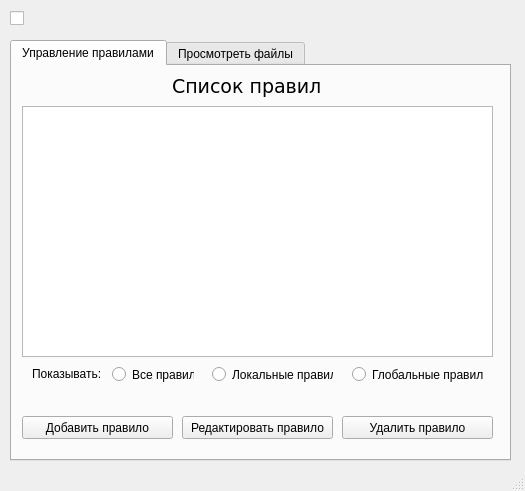
<?xml version="1.0" encoding="UTF-8"?>
<ui version="4.0">
 <class>MainWindow</class>
 <widget class="QMainWindow" name="MainWindow">
  <property name="windowModality">
   <enum>Qt::ApplicationModal</enum>
  </property>
  <property name="geometry">
   <rect>
    <x>0</x>
    <y>0</y>
    <width>525</width>
    <height>491</height>
   </rect>
  </property>
  <property name="minimumSize">
   <size>
    <width>525</width>
    <height>491</height>
   </size>
  </property>
  <property name="maximumSize">
   <size>
    <width>525</width>
    <height>491</height>
   </size>
  </property>
  <property name="windowTitle">
   <string>MainWindow</string>
  </property>
  <widget class="QWidget" name="centralwidget">
   <property name="sizePolicy">
    <sizepolicy hsizetype="Fixed" vsizetype="Fixed">
     <horstretch>0</horstretch>
     <verstretch>0</verstretch>
    </sizepolicy>
   </property>
   <property name="minimumSize">
    <size>
     <width>525</width>
     <height>475</height>
    </size>
   </property>
   <property name="maximumSize">
    <size>
     <width>525</width>
     <height>450</height>
    </size>
   </property>
   <property name="styleSheet">
    <string notr="true">max-width: 525px;
max-height: 450px;</string>
   </property>
   <widget class="QCheckBox" name="chb_HiddingIsOn">
    <property name="geometry">
     <rect>
      <x>10</x>
      <y>10</y>
      <width>231</width>
      <height>17</height>
     </rect>
    </property>
    <property name="text">
     <string/>
    </property>
   </widget>
   <widget class="QTabWidget" name="tabWidget">
    <property name="geometry">
     <rect>
      <x>10</x>
      <y>40</y>
      <width>501</width>
      <height>421</height>
     </rect>
    </property>
    <property name="maximumSize">
     <size>
      <width>525</width>
      <height>450</height>
     </size>
    </property>
    <property name="currentIndex">
     <number>0</number>
    </property>
    <widget class="QWidget" name="tab">
     <attribute name="title">
      <string>Управление правилами</string>
     </attribute>
     <widget class="QListWidget" name="listWidget">
      <property name="geometry">
       <rect>
        <x>10</x>
        <y>40</y>
        <width>471</width>
        <height>251</height>
       </rect>
      </property>
     </widget>
     <widget class="QPushButton" name="btn_AddRule">
      <property name="geometry">
       <rect>
        <x>10</x>
        <y>350</y>
        <width>151</width>
        <height>23</height>
       </rect>
      </property>
      <property name="text">
       <string>Добавить правило</string>
      </property>
     </widget>
     <widget class="QLabel" name="lbl_ListOfRules">
      <property name="geometry">
       <rect>
        <x>160</x>
        <y>10</y>
        <width>161</width>
        <height>21</height>
       </rect>
      </property>
      <property name="font">
       <font>
        <family>Verdana</family>
        <pointsize>14</pointsize>
       </font>
      </property>
      <property name="text">
       <string>Список правил</string>
      </property>
     </widget>
     <widget class="QPushButton" name="pushButton_2">
      <property name="geometry">
       <rect>
        <x>170</x>
        <y>350</y>
        <width>151</width>
        <height>23</height>
       </rect>
      </property>
      <property name="text">
       <string>Редактировать правило</string>
      </property>
     </widget>
     <widget class="QPushButton" name="pushButton_3">
      <property name="geometry">
       <rect>
        <x>330</x>
        <y>350</y>
        <width>151</width>
        <height>23</height>
       </rect>
      </property>
      <property name="text">
       <string>Удалить правило</string>
      </property>
     </widget>
     <widget class="QLabel" name="lbl_RulesForShow">
      <property name="geometry">
       <rect>
        <x>20</x>
        <y>300</y>
        <width>71</width>
        <height>16</height>
       </rect>
      </property>
      <property name="text">
       <string>Показывать:</string>
      </property>
     </widget>
     <widget class="QRadioButton" name="rbtn_AllRules">
      <property name="geometry">
       <rect>
        <x>100</x>
        <y>300</y>
        <width>82</width>
        <height>17</height>
       </rect>
      </property>
      <property name="text">
       <string>Все правила</string>
      </property>
     </widget>
     <widget class="QRadioButton" name="rbtn_LocalRules">
      <property name="geometry">
       <rect>
        <x>200</x>
        <y>300</y>
        <width>121</width>
        <height>17</height>
       </rect>
      </property>
      <property name="text">
       <string>Локальные правила</string>
      </property>
     </widget>
     <widget class="QRadioButton" name="rbtn_GlobalRules">
      <property name="geometry">
       <rect>
        <x>340</x>
        <y>300</y>
        <width>131</width>
        <height>17</height>
       </rect>
      </property>
      <property name="text">
       <string>Глобальные правила</string>
      </property>
     </widget>
    </widget>
    <widget class="QWidget" name="tab_2">
     <attribute name="title">
      <string>Просмотреть файлы</string>
     </attribute>
     <widget class="QWidget" name="widget" native="true">
      <property name="geometry">
       <rect>
        <x>10</x>
        <y>10</y>
        <width>471</width>
        <height>371</height>
       </rect>
      </property>
      <widget class="QTableWidget" name="tableWidget">
       <property name="geometry">
        <rect>
         <x>0</x>
         <y>0</y>
         <width>481</width>
         <height>381</height>
        </rect>
       </property>
      </widget>
     </widget>
    </widget>
   </widget>
  </widget>
  <widget class="QMenuBar" name="menubar">
   <property name="geometry">
    <rect>
     <x>0</x>
     <y>0</y>
     <width>525</width>
     <height>21</height>
    </rect>
   </property>
  </widget>
  <widget class="QStatusBar" name="statusbar"/>
 </widget>
 <resources/>
 <connections/>
</ui>
